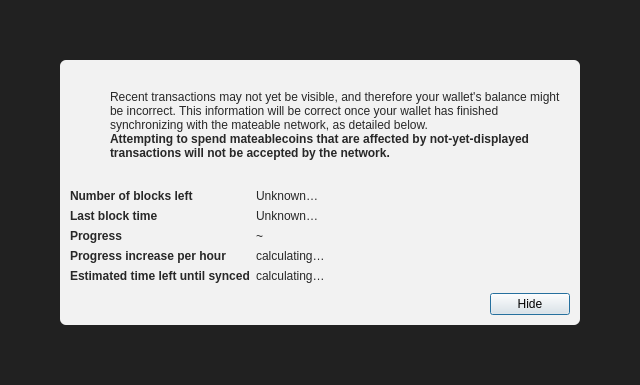
<?xml version="1.0" encoding="UTF-8"?>
<ui version="4.0">
 <class>ModalOverlay</class>
 <widget class="QWidget" name="ModalOverlay">
  <property name="geometry">
   <rect>
    <x>0</x>
    <y>0</y>
    <width>640</width>
    <height>385</height>
   </rect>
  </property>
  <property name="windowTitle">
   <string>Form</string>
  </property>
  <layout class="QVBoxLayout" name="verticalLayout" stretch="0">
   <property name="sizeConstraint">
    <enum>QLayout::SetDefaultConstraint</enum>
   </property>
   <property name="leftMargin">
    <number>0</number>
   </property>
   <property name="topMargin">
    <number>0</number>
   </property>
   <property name="rightMargin">
    <number>0</number>
   </property>
   <property name="bottomMargin">
    <number>0</number>
   </property>
   <item>
    <widget class="QWidget" name="bgWidget" native="true">
     <property name="styleSheet">
      <string notr="true">#bgWidget { background: rgba(0,0,0,220); }</string>
     </property>
     <layout class="QVBoxLayout" name="verticalLayoutMain" stretch="1">
      <property name="leftMargin">
       <number>60</number>
      </property>
      <property name="topMargin">
       <number>60</number>
      </property>
      <property name="rightMargin">
       <number>60</number>
      </property>
      <property name="bottomMargin">
       <number>60</number>
      </property>
      <item>
       <widget class="QWidget" name="contentWidget" native="true">
        <property name="styleSheet">
         <string notr="true">#contentWidget { background: rgba(255,255,255,240); border-radius: 6px; }

QLabel { color: rgb(40,40,40);  }</string>
        </property>
        <layout class="QVBoxLayout" name="verticalLayoutSub" stretch="1,0,0,0">
         <property name="spacing">
          <number>0</number>
         </property>
         <property name="leftMargin">
          <number>10</number>
         </property>
         <property name="topMargin">
          <number>10</number>
         </property>
         <property name="rightMargin">
          <number>10</number>
         </property>
         <property name="bottomMargin">
          <number>10</number>
         </property>
         <item>
          <layout class="QHBoxLayout" name="horizontalLayoutIconText" stretch="0,1">
           <property name="topMargin">
            <number>20</number>
           </property>
           <item>
            <layout class="QVBoxLayout" name="verticalLayoutIcon">
             <property name="leftMargin">
              <number>0</number>
             </property>
             <item>
              <widget class="QPushButton" name="warningIcon">
               <property name="enabled">
                <bool>false</bool>
               </property>
               <property name="text">
                <string/>
               </property>
               <property name="icon">
                <iconset>
                 <normaloff>:/icons/warning</normaloff>
                 <disabledoff>:/icons/warning</disabledoff>:/icons/warning</iconset>
               </property>
               <property name="iconSize">
                <size>
                 <width>48</width>
                 <height>48</height>
                </size>
               </property>
               <property name="flat">
                <bool>true</bool>
               </property>
              </widget>
             </item>
             <item>
              <spacer name="verticalSpacerWarningIcon">
               <property name="orientation">
                <enum>Qt::Vertical</enum>
               </property>
               <property name="sizeHint" stdset="0">
                <size>
                 <width>20</width>
                 <height>40</height>
                </size>
               </property>
              </spacer>
             </item>
            </layout>
           </item>
           <item>
            <layout class="QVBoxLayout" name="verticalLayoutInfoText">
             <property name="leftMargin">
              <number>0</number>
             </property>
             <property name="topMargin">
              <number>0</number>
             </property>
             <item>
              <widget class="QLabel" name="infoText">
               <property name="text">
                <string>Recent transactions may not yet be visible, and therefore your wallet's balance might be incorrect. This information will be correct once your wallet has finished synchronizing with the mateable network, as detailed below.</string>
               </property>
               <property name="textFormat">
                <enum>Qt::RichText</enum>
               </property>
               <property name="wordWrap">
                <bool>true</bool>
               </property>
              </widget>
             </item>
             <item>
              <widget class="QLabel" name="infoTextStrong">
               <property name="font">
                <font>
                 <weight>75</weight>
                 <bold>true</bold>
                </font>
               </property>
               <property name="text">
                <string>Attempting to spend mateablecoins that are affected by not-yet-displayed transactions will not be accepted by the network.</string>
               </property>
               <property name="textFormat">
                <enum>Qt::RichText</enum>
               </property>
               <property name="wordWrap">
                <bool>true</bool>
               </property>
              </widget>
             </item>
             <item>
              <spacer name="verticalSpacerInTextSpace">
               <property name="orientation">
                <enum>Qt::Vertical</enum>
               </property>
               <property name="sizeHint" stdset="0">
                <size>
                 <width>20</width>
                 <height>40</height>
                </size>
               </property>
              </spacer>
             </item>
            </layout>
           </item>
          </layout>
         </item>
         <item>
          <spacer name="verticalSpacerAfterText">
           <property name="orientation">
            <enum>Qt::Vertical</enum>
           </property>
           <property name="sizeHint" stdset="0">
            <size>
             <width>20</width>
             <height>40</height>
            </size>
           </property>
          </spacer>
         </item>
         <item>
          <layout class="QFormLayout" name="formLayout">
           <property name="fieldGrowthPolicy">
            <enum>QFormLayout::FieldsStayAtSizeHint</enum>
           </property>
           <property name="horizontalSpacing">
            <number>6</number>
           </property>
           <property name="verticalSpacing">
            <number>6</number>
           </property>
           <property name="topMargin">
            <number>10</number>
           </property>
           <item row="0" column="0">
            <widget class="QLabel" name="labelNumberOfBlocksLeft">
             <property name="font">
              <font>
               <weight>75</weight>
               <bold>true</bold>
              </font>
             </property>
             <property name="text">
              <string>Number of blocks left</string>
             </property>
            </widget>
           </item>
           <item row="0" column="1">
            <widget class="QLabel" name="numberOfBlocksLeft">
             <property name="text">
              <string>Unknown…</string>
             </property>
            </widget>
           </item>
           <item row="1" column="0">
            <widget class="QLabel" name="labelLastBlockTime">
             <property name="font">
              <font>
               <weight>75</weight>
               <bold>true</bold>
              </font>
             </property>
             <property name="text">
              <string>Last block time</string>
             </property>
            </widget>
           </item>
           <item row="1" column="1">
            <widget class="QLabel" name="newestBlockDate">
             <property name="sizePolicy">
              <sizepolicy hsizetype="Maximum" vsizetype="Preferred">
               <horstretch>0</horstretch>
               <verstretch>0</verstretch>
              </sizepolicy>
             </property>
             <property name="text">
              <string>Unknown…</string>
             </property>
            </widget>
           </item>
           <item row="2" column="0">
            <widget class="QLabel" name="labelSyncDone">
             <property name="font">
              <font>
               <weight>75</weight>
               <bold>true</bold>
              </font>
             </property>
             <property name="text">
              <string>Progress</string>
             </property>
            </widget>
           </item>
           <item row="2" column="1">
            <layout class="QHBoxLayout" name="horizontalLayoutSync" stretch="0,1">
             <item>
              <widget class="QLabel" name="percentageProgress">
               <property name="text">
                <string notr="true">~</string>
               </property>
              </widget>
             </item>
            </layout>
           </item>
           <item row="4" column="0">
            <widget class="QLabel" name="labelProgressIncrease">
             <property name="font">
              <font>
               <weight>75</weight>
               <bold>true</bold>
              </font>
             </property>
             <property name="text">
              <string>Progress increase per hour</string>
             </property>
            </widget>
           </item>
           <item row="4" column="1">
            <widget class="QLabel" name="progressIncreasePerH">
             <property name="text">
              <string>calculating…</string>
             </property>
            </widget>
           </item>
           <item row="5" column="0">
            <widget class="QLabel" name="labelEstimatedTimeLeft">
             <property name="font">
              <font>
               <weight>75</weight>
               <bold>true</bold>
              </font>
             </property>
             <property name="text">
              <string>Estimated time left until synced</string>
             </property>
            </widget>
           </item>
           <item row="5" column="1">
            <widget class="QLabel" name="expectedTimeLeft">
             <property name="text">
              <string>calculating…</string>
             </property>
            </widget>
           </item>
          </layout>
         </item>
         <item>
          <layout class="QHBoxLayout" name="horizontalLayoutButtons">
           <property name="leftMargin">
            <number>10</number>
           </property>
           <property name="topMargin">
            <number>10</number>
           </property>
           <item>
            <spacer name="horizontalSpacer">
             <property name="orientation">
              <enum>Qt::Horizontal</enum>
             </property>
             <property name="sizeHint" stdset="0">
              <size>
               <width>40</width>
               <height>20</height>
              </size>
             </property>
            </spacer>
           </item>
           <item>
            <widget class="QPushButton" name="closeButton">
             <property name="text">
              <string>Hide</string>
             </property>
             <property name="shortcut">
              <string>Esc</string>
             </property>
             <property name="focusPolicy">
              <enum>Qt::StrongFocus</enum>
             </property>
             <property name="default">
              <bool>true</bool>
             </property>
            </widget>
           </item>
          </layout>
         </item>
        </layout>
       </widget>
      </item>
     </layout>
    </widget>
   </item>
  </layout>
 </widget>
 <resources/>
 <connections/>
</ui>
